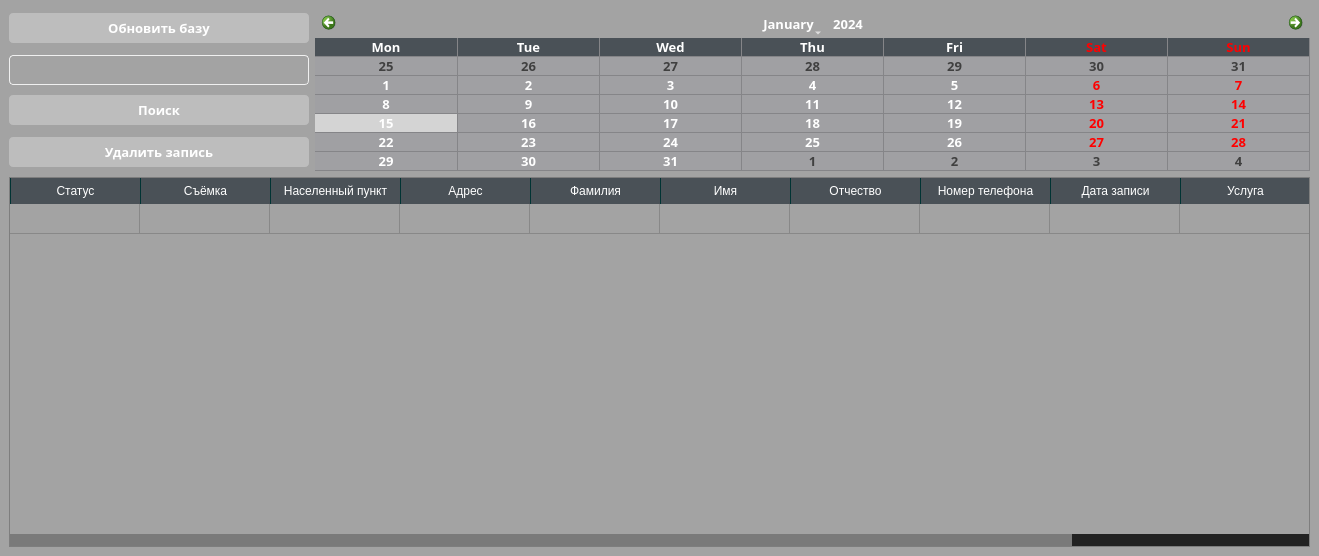
<?xml version="1.0" encoding="UTF-8"?>
<ui version="4.0">
 <class>viewAllFormUi</class>
 <widget class="QMainWindow" name="viewAllFormUi">
  <property name="geometry">
   <rect>
    <x>0</x>
    <y>0</y>
    <width>1319</width>
    <height>556</height>
   </rect>
  </property>
  <property name="font">
   <font>
    <family>Kartika</family>
    <pointsize>10</pointsize>
    <weight>75</weight>
    <bold>true</bold>
   </font>
  </property>
  <property name="windowTitle">
   <string>База данных</string>
  </property>
  <property name="styleSheet">
   <string notr="true">/*-----QWidget-----*/
QWidget
{
	background-color: #a3a3a3;
	color: #fff;
	selection-background-color: #fff;
	selection-color: #000;

}


/*-----QLabel-----*/
QLabel
{
	background-color: transparent;
	color: #fff;

}


/*-----QToolButton-----*/
QToolButton 
{
	background-color: transparent;
	color: #fff;
	padding: 3px;
	margin-left: 1px;
}


QToolButton:hover
{
	background-color: rgba(70,162,218,50%);
	border: 1px solid #46a2da;
	color: #000;
	
}


QToolButton:pressed
{
	background-color: #727272;
	border: 1px solid #46a2da;

}


QToolButton:checked
{
	background-color: #727272;
	border: 1px solid #222;
}


/*-----QPushButton-----*/
QPushButton
{
	background-color: #bdbdbd;
	color: #fff;
	min-width: 80px;
	border-radius: 4px;
	padding: 5px;

}


QPushButton::flat
{
	background-color: transparent;
	border: none;
	color: #000;

}


QPushButton::disabled
{
	background-color: #606060;
	color: #959595;
	border-color: #051a39;

}


QPushButton::hover
{
	background-color: #707070;
	border: 1px solid #fff;

}


QPushButton::pressed
{
	background-color: #bdbdbd;
	border: 1px solid #fff;

}


QPushButton::checked
{
	background-color: #707070;
	border: 1px solid #fff;

}


/*-----QLineEdit-----*/
QLineEdit
{
	background-color: #lightgray;
	color : #fff;
	border: 1px solid #f0f0f0;
	padding: 3px;
	padding-left: 5px;
	border-radius: 4px;

}


/*-----QPlainTExtEdit-----*/
QPlainTextEdit
{
	background-color: #575757;
	color : #fff;
	border: 1px solid #f0f0f0;
	padding: 3px;
	padding-left: 5px;
	border-radius: 4px;

}
QTextEdit
{
	background-color: #lightgray;
	border-radius: 4px;
	border: 1px solid #f0f0f0;
}

/*-----QToolBox-----*/
QToolBox
{
	background-color: transparent;
	border: 1px solid #f0f0f0;

}


QToolBox::tab
{
	background-color: #002b2b;
	border: 1px solid #f0f0f0;

}


QToolBox::tab:hover
{
	background-color: #006d6d;
	border: 1px solid #f0f0f0;

}


/*-----QComboBox-----*/
QComboBox
{
    background-color: #lightgray;
    padding-left: 6px;
    color: #fff;
    height: 20px;
	border-radius: 4px;
	border: 1px solid #f0f0f0;

}

QComboBox::drop-down 
{
    border: 0px; /* This seems to replace the whole arrow of the combo box */
	background-color: #lightgray;
}

/* Define a new custom arrow icon for the combo box */
QComboBox::down-arrow {
	background-color: #lightgray;
    width: 14px;
    height: 14px;
}

QComboBox::disabled
{
	background-color: #575757;
	color: #656565;
	border-color: #051a39;

}


QComboBox:on
{
    background-color: #4a5157;
	color: #fff;

}


QComboBox QAbstractItemView
{
    background-color: #4a5157;
    color: #fff;
    selection-background-color: #002b2b;
	selection-color: #fff;
    outline: 0;

}


QComboBox::drop-down
{
	background-color: #4a5157;
    subcontrol-origin: padding;
    subcontrol-position: top right;
	border-radius: 4px;
    width: 15px;

}



QDateEdit
{
		background-color: #lightgray;
		border: 1px solid #f0f0f0;
		border-radius: 4px;
}



/*-----QHeaderView-----*/
QHeaderView::section
{
    background-color: #4a5157;
	border: none;
    color: #fff;
	padding: 4px;
	
}


QHeaderView::section:disabled
{
    background-color: #525251;
    color: #656565;

}


QHeaderView::section:checked
{
    background-color: qlineargradient(spread:repeat, x1:1, y1:0, x2:1, y2:1, stop:0 rgba(227, 227, 227, 255),stop:1 rgba(187, 187, 187, 255));
    color: #000;

}


QHeaderView::section::vertical::first,
QHeaderView::section::vertical::only-one
{
    border-left: 1px solid #003333;

}


QHeaderView::section::vertical
{
    border-left: 1px solid #003333;
}


QHeaderView::section::horizontal::first,
QHeaderView::section::horizontal::only-one
{
    border-left: 1px solid #003333;

}


QHeaderView::section::horizontal
{
    border-left: 1px solid #003333;

}


QTableCornerButton::section
{
    background-color: qlineargradient(spread:repeat, x1:1, y1:0, x2:1, y2:1, stop:0 rgba(227, 227, 227, 255),stop:1 rgba(187, 187, 187, 255));
	border: 1px solid #000;
    color: #fff;

}


/*-----QCalendarWidget-----*/
QCalendarWidget QToolButton
{
  	background-color: transparent;
  	color: white;

}


QCalendarWidget QToolButton::hover
{
	background-color: #006666;
	border: 1px solid #006666;
	color: #fff;

}


QCalendarWidget QMenu 
{
	width: 120px;
	left: 20px;
	color: white;

}


QCalendarWidget QWidget 
{ 
	alternate-background-color: #4a5157; 
	color: #fff;

}


QCalendarWidget QAbstractItemView:enabled 
{
	color: #fff;  
	background-color: #a0a0a3;  
	selection-background-color: #d4d4d4; 
	selection-color: #fff; 

}


QCalendarWidget QAbstractItemView:disabled 
{ 
	color: #404040; 

}


/*-----QTreeWidget-----*/
QTreeView
{
	show-decoration-selected: 0;
	alternate-background-color: transparent;
	background-color: transparent;
   	border: none;
	color: #fff;
	font: 8pt;

}


QTreeView::item:selected
{
	color:#fff;
	background-color: #002b2b;
	border-radius: 0px;

}


QTreeView::item:!selected:hover
{
    background-color: #5e5e5e;
    border: none;
    color: white;

}


QTreeView::branch:has-children:!has-siblings:closed,
QTreeView::branch:closed:has-children:has-siblings 
{
	image: url(://tree-closed.png);

}


QTreeView::branch:open:has-children:!has-siblings,
QTreeView::branch:open:has-children:has-siblings  
{
	image: url(://tree-open.png);

}


/*-----QListView-----*/
QListView 
{
	background-color: transparent;
	alternate-background-color: transparent;
    border : none;
    color: #fff;
    show-decoration-selected: 1; 
    outline: 0;
   	border: 1px solid #f0f0f0;

}


QListView::disabled 
{
	background-color: #656565;
	color: #1b1b1b;
    border: 1px solid #656565;

}


QListView::item 
{
	background-color: transparent;
    padding: 1px;

}


QListView::item:selected 
{
	background-color: #002b2b;
	border: 1px solid #002b2b;
	color: #fff;

}


QListView::item:selected:!active 
{
	background-color: #002b2b;
	border: 1px solid #002b2b;
	color: #fff;

}


QListView::item:selected:active 
{
	background-color: #002b2b;
	border: 1px solid #002b2b;
	color: #fff;

}


QListView::item:hover {
    background-color: #5e5e5e;
    border: none;
    color: #000;

}


/*-----QCheckBox-----*/
QCheckBox
{
	background-color: transparent;
    color: #fff;
	border: none;

}


QCheckBox::indicator
{
    background-color: lightgray;
    border: 1px solid #000;
    width: 12px;
    height: 12px;

}


QCheckBox::indicator:checked
{
    image:url(&quot;./ressources/check.png&quot;);
	background-color: #002b2b;
    border: 1px solid #3a546e;

}


QCheckBox::indicator:unchecked:hover
{
	border: 1px solid #46a2da; 

}


QCheckBox::disabled
{
	color: #656565;

}


QCheckBox::indicator:disabled
{
	background-color: #656565;
	color: #656565;
    border: 1px solid #656565;

}


/*-----QRadioButton-----*/
QRadioButton 
{
	color: #fff;
	background-color: transparent;

}


QRadioButton::indicator::unchecked:hover 
{
	background-color: #d3d3d3;
	border: 2px solid #002b2b;
	border-radius: 6px;
}


QRadioButton::indicator::checked 
{
	border: 2px solid #52beff;
	border-radius: 6px;
	background-color: #002b2b;  
	width: 9px; 
	height: 9px; 

}


/*-----QScrollBar-----*/
QScrollBar:vertical 
{
   border: none;
   width: 12px;

}


QScrollBar::handle:vertical 
{
   border: none;
   border-radius : 0px;
   background-color: #7a7a7a;
   min-height: 80px;
   width : 12px;

}


QScrollBar::handle:vertical:pressed
{
   background-color: #5d5f60; 

}


QScrollBar::add-line:vertical
{
   border: none;
   background: transparent;
   height: 0px;
   subcontrol-position: bottom;
   subcontrol-origin: margin;

}


QScrollBar::add-line:vertical:hover 
{
   background-color: transparent;

}


QScrollBar::add-line:vertical:pressed 
{
   background-color: #3f3f3f;

}


QScrollBar::sub-line:vertical
{
   border: none;
   background: transparent;
   height: 0px;

}


QScrollBar::sub-line:vertical:hover 
{
   background-color: transparent;

}


QScrollBar::sub-line:vertical:pressed 
{
   background-color: #3f3f3f;

}


QScrollBar::up-arrow:vertical
{
   width: 0px;
   height: 0px;
   background: transparent;

}


QScrollBar::down-arrow:vertical 
{
   width: 0px;
   height: 0px;
   background: transparent;

}


QScrollBar::add-page:vertical, QScrollBar::sub-page:vertical
{
   background-color: #222222;
	
}


QScrollBar:horizontal 
{
   border: none;
   height: 12px;

}


QScrollBar::handle:horizontal 
{
   border: none;
   border-radius : 0px;
   background-color: #7a7a7a;
   min-height: 80px;
   height : 12px;

}


QScrollBar::handle:horizontal:pressed
{
   background-color: #5d5f60; 

}


QScrollBar::add-line:horizontal
{
   border: none;
   background: transparent;
   height: 0px;
   subcontrol-position: bottom;
   subcontrol-origin: margin;

}


QScrollBar::add-line:horizontal:hover 
{
   background-color: transparent;

}


QScrollBar::add-line:horizontal:pressed 
{
   background-color: #3f3f3f;

}


QScrollBar::sub-line:horizontal
{
   border: none;
   background: transparent;
   height: 0px;

}


QScrollBar::sub-line:horizontal:hover 
{
   background-color: transparent;

}


QScrollBar::sub-line:horizontal:pressed 
{
   background-color: #3f3f3f;

}


QScrollBar::up-arrow:horizontal
{
   width: 0px;
   height: 0px;
   background: transparent;

}


QScrollBar::down-arrow:horizontal 
{
   width: 0px;
   height: 0px;
   background: transparent;

}


QScrollBar::add-page:horizontal, QScrollBar::sub-page:horizontal
{
   background-color: #222222;
	
}

</string>
  </property>
  <widget class="QWidget" name="centralwidget">
   <property name="styleSheet">
    <string notr="true"/>
   </property>
   <layout class="QGridLayout" name="gridLayout">
    <item row="9" column="1" rowspan="4" colspan="2">
     <widget class="QTableWidget" name="tableWidget">
      <property name="minimumSize">
       <size>
        <width>1300</width>
        <height>300</height>
       </size>
      </property>
      <property name="palette">
       <palette>
        <active>
         <colorrole role="WindowText">
          <brush brushstyle="SolidPattern">
           <color alpha="255">
            <red>255</red>
            <green>255</green>
            <blue>255</blue>
           </color>
          </brush>
         </colorrole>
         <colorrole role="Button">
          <brush brushstyle="SolidPattern">
           <color alpha="255">
            <red>163</red>
            <green>163</green>
            <blue>163</blue>
           </color>
          </brush>
         </colorrole>
         <colorrole role="Text">
          <brush brushstyle="SolidPattern">
           <color alpha="255">
            <red>255</red>
            <green>255</green>
            <blue>255</blue>
           </color>
          </brush>
         </colorrole>
         <colorrole role="ButtonText">
          <brush brushstyle="SolidPattern">
           <color alpha="255">
            <red>255</red>
            <green>255</green>
            <blue>255</blue>
           </color>
          </brush>
         </colorrole>
         <colorrole role="Base">
          <brush brushstyle="SolidPattern">
           <color alpha="255">
            <red>163</red>
            <green>163</green>
            <blue>163</blue>
           </color>
          </brush>
         </colorrole>
         <colorrole role="Window">
          <brush brushstyle="SolidPattern">
           <color alpha="255">
            <red>163</red>
            <green>163</green>
            <blue>163</blue>
           </color>
          </brush>
         </colorrole>
         <colorrole role="Highlight">
          <brush brushstyle="SolidPattern">
           <color alpha="255">
            <red>255</red>
            <green>255</green>
            <blue>255</blue>
           </color>
          </brush>
         </colorrole>
         <colorrole role="HighlightedText">
          <brush brushstyle="SolidPattern">
           <color alpha="255">
            <red>0</red>
            <green>0</green>
            <blue>0</blue>
           </color>
          </brush>
         </colorrole>
        </active>
        <inactive>
         <colorrole role="WindowText">
          <brush brushstyle="SolidPattern">
           <color alpha="255">
            <red>255</red>
            <green>255</green>
            <blue>255</blue>
           </color>
          </brush>
         </colorrole>
         <colorrole role="Button">
          <brush brushstyle="SolidPattern">
           <color alpha="255">
            <red>163</red>
            <green>163</green>
            <blue>163</blue>
           </color>
          </brush>
         </colorrole>
         <colorrole role="Text">
          <brush brushstyle="SolidPattern">
           <color alpha="255">
            <red>255</red>
            <green>255</green>
            <blue>255</blue>
           </color>
          </brush>
         </colorrole>
         <colorrole role="ButtonText">
          <brush brushstyle="SolidPattern">
           <color alpha="255">
            <red>255</red>
            <green>255</green>
            <blue>255</blue>
           </color>
          </brush>
         </colorrole>
         <colorrole role="Base">
          <brush brushstyle="SolidPattern">
           <color alpha="255">
            <red>163</red>
            <green>163</green>
            <blue>163</blue>
           </color>
          </brush>
         </colorrole>
         <colorrole role="Window">
          <brush brushstyle="SolidPattern">
           <color alpha="255">
            <red>163</red>
            <green>163</green>
            <blue>163</blue>
           </color>
          </brush>
         </colorrole>
         <colorrole role="Highlight">
          <brush brushstyle="SolidPattern">
           <color alpha="255">
            <red>255</red>
            <green>255</green>
            <blue>255</blue>
           </color>
          </brush>
         </colorrole>
         <colorrole role="HighlightedText">
          <brush brushstyle="SolidPattern">
           <color alpha="255">
            <red>0</red>
            <green>0</green>
            <blue>0</blue>
           </color>
          </brush>
         </colorrole>
        </inactive>
        <disabled>
         <colorrole role="WindowText">
          <brush brushstyle="SolidPattern">
           <color alpha="255">
            <red>255</red>
            <green>255</green>
            <blue>255</blue>
           </color>
          </brush>
         </colorrole>
         <colorrole role="Button">
          <brush brushstyle="SolidPattern">
           <color alpha="255">
            <red>163</red>
            <green>163</green>
            <blue>163</blue>
           </color>
          </brush>
         </colorrole>
         <colorrole role="Text">
          <brush brushstyle="SolidPattern">
           <color alpha="255">
            <red>255</red>
            <green>255</green>
            <blue>255</blue>
           </color>
          </brush>
         </colorrole>
         <colorrole role="ButtonText">
          <brush brushstyle="SolidPattern">
           <color alpha="255">
            <red>255</red>
            <green>255</green>
            <blue>255</blue>
           </color>
          </brush>
         </colorrole>
         <colorrole role="Base">
          <brush brushstyle="SolidPattern">
           <color alpha="255">
            <red>163</red>
            <green>163</green>
            <blue>163</blue>
           </color>
          </brush>
         </colorrole>
         <colorrole role="Window">
          <brush brushstyle="SolidPattern">
           <color alpha="255">
            <red>163</red>
            <green>163</green>
            <blue>163</blue>
           </color>
          </brush>
         </colorrole>
         <colorrole role="Highlight">
          <brush brushstyle="SolidPattern">
           <color alpha="255">
            <red>255</red>
            <green>255</green>
            <blue>255</blue>
           </color>
          </brush>
         </colorrole>
         <colorrole role="HighlightedText">
          <brush brushstyle="SolidPattern">
           <color alpha="255">
            <red>0</red>
            <green>0</green>
            <blue>0</blue>
           </color>
          </brush>
         </colorrole>
        </disabled>
       </palette>
      </property>
      <property name="font">
       <font>
        <family>Kartika</family>
        <pointsize>10</pointsize>
        <weight>75</weight>
        <bold>true</bold>
        <underline>false</underline>
        <strikeout>false</strikeout>
       </font>
      </property>
      <attribute name="horizontalHeaderDefaultSectionSize">
       <number>130</number>
      </attribute>
      <attribute name="horizontalHeaderHighlightSections">
       <bool>true</bool>
      </attribute>
      <attribute name="horizontalHeaderMinimumSectionSize">
       <number>50</number>
      </attribute>
      <attribute name="horizontalHeaderShowSortIndicator" stdset="0">
       <bool>true</bool>
      </attribute>
      <attribute name="horizontalHeaderStretchLastSection">
       <bool>true</bool>
      </attribute>
      <attribute name="verticalHeaderVisible">
       <bool>false</bool>
      </attribute>
      <attribute name="verticalHeaderShowSortIndicator" stdset="0">
       <bool>false</bool>
      </attribute>
      <attribute name="verticalHeaderStretchLastSection">
       <bool>false</bool>
      </attribute>
      <row>
       <property name="text">
        <string>New Row</string>
       </property>
      </row>
      <column>
       <property name="text">
        <string>Статус</string>
       </property>
      </column>
      <column>
       <property name="text">
        <string>Съёмка</string>
       </property>
      </column>
      <column>
       <property name="text">
        <string>Населенный пункт</string>
       </property>
      </column>
      <column>
       <property name="text">
        <string>Адрес</string>
       </property>
      </column>
      <column>
       <property name="text">
        <string>Фамилия</string>
       </property>
      </column>
      <column>
       <property name="text">
        <string>Имя</string>
       </property>
      </column>
      <column>
       <property name="text">
        <string>Отчество</string>
       </property>
      </column>
      <column>
       <property name="text">
        <string>Номер телефона</string>
       </property>
      </column>
      <column>
       <property name="text">
        <string>Дата записи</string>
       </property>
      </column>
      <column>
       <property name="text">
        <string>Услуга</string>
       </property>
      </column>
      <column>
       <property name="text">
        <string>id</string>
       </property>
      </column>
     </widget>
    </item>
    <item row="6" column="1">
     <widget class="QPushButton" name="pushButtonDelete">
      <property name="sizePolicy">
       <sizepolicy hsizetype="Fixed" vsizetype="Fixed">
        <horstretch>0</horstretch>
        <verstretch>0</verstretch>
       </sizepolicy>
      </property>
      <property name="minimumSize">
       <size>
        <width>90</width>
        <height>30</height>
       </size>
      </property>
      <property name="maximumSize">
       <size>
        <width>300</width>
        <height>30</height>
       </size>
      </property>
      <property name="font">
       <font>
        <family>Kartika</family>
        <pointsize>10</pointsize>
        <weight>75</weight>
        <bold>true</bold>
       </font>
      </property>
      <property name="text">
       <string>Удалить запись</string>
      </property>
     </widget>
    </item>
    <item row="4" column="1">
     <widget class="QLineEdit" name="lineEditSearch">
      <property name="sizePolicy">
       <sizepolicy hsizetype="Fixed" vsizetype="Fixed">
        <horstretch>0</horstretch>
        <verstretch>0</verstretch>
       </sizepolicy>
      </property>
      <property name="minimumSize">
       <size>
        <width>300</width>
        <height>30</height>
       </size>
      </property>
      <property name="maximumSize">
       <size>
        <width>300</width>
        <height>30</height>
       </size>
      </property>
      <property name="font">
       <font>
        <family>Kartika</family>
        <pointsize>10</pointsize>
        <weight>75</weight>
        <bold>true</bold>
       </font>
      </property>
     </widget>
    </item>
    <item row="5" column="1">
     <widget class="QPushButton" name="pushButtonSearch">
      <property name="sizePolicy">
       <sizepolicy hsizetype="Fixed" vsizetype="Fixed">
        <horstretch>0</horstretch>
        <verstretch>0</verstretch>
       </sizepolicy>
      </property>
      <property name="minimumSize">
       <size>
        <width>90</width>
        <height>30</height>
       </size>
      </property>
      <property name="maximumSize">
       <size>
        <width>300</width>
        <height>30</height>
       </size>
      </property>
      <property name="palette">
       <palette>
        <active>
         <colorrole role="WindowText">
          <brush brushstyle="SolidPattern">
           <color alpha="255">
            <red>255</red>
            <green>255</green>
            <blue>255</blue>
           </color>
          </brush>
         </colorrole>
         <colorrole role="Button">
          <brush brushstyle="SolidPattern">
           <color alpha="255">
            <red>189</red>
            <green>189</green>
            <blue>189</blue>
           </color>
          </brush>
         </colorrole>
         <colorrole role="Text">
          <brush brushstyle="SolidPattern">
           <color alpha="255">
            <red>255</red>
            <green>255</green>
            <blue>255</blue>
           </color>
          </brush>
         </colorrole>
         <colorrole role="ButtonText">
          <brush brushstyle="SolidPattern">
           <color alpha="255">
            <red>255</red>
            <green>255</green>
            <blue>255</blue>
           </color>
          </brush>
         </colorrole>
         <colorrole role="Base">
          <brush brushstyle="SolidPattern">
           <color alpha="255">
            <red>189</red>
            <green>189</green>
            <blue>189</blue>
           </color>
          </brush>
         </colorrole>
         <colorrole role="Window">
          <brush brushstyle="SolidPattern">
           <color alpha="255">
            <red>189</red>
            <green>189</green>
            <blue>189</blue>
           </color>
          </brush>
         </colorrole>
         <colorrole role="Highlight">
          <brush brushstyle="SolidPattern">
           <color alpha="255">
            <red>255</red>
            <green>255</green>
            <blue>255</blue>
           </color>
          </brush>
         </colorrole>
         <colorrole role="HighlightedText">
          <brush brushstyle="SolidPattern">
           <color alpha="255">
            <red>0</red>
            <green>0</green>
            <blue>0</blue>
           </color>
          </brush>
         </colorrole>
        </active>
        <inactive>
         <colorrole role="WindowText">
          <brush brushstyle="SolidPattern">
           <color alpha="255">
            <red>255</red>
            <green>255</green>
            <blue>255</blue>
           </color>
          </brush>
         </colorrole>
         <colorrole role="Button">
          <brush brushstyle="SolidPattern">
           <color alpha="255">
            <red>189</red>
            <green>189</green>
            <blue>189</blue>
           </color>
          </brush>
         </colorrole>
         <colorrole role="Text">
          <brush brushstyle="SolidPattern">
           <color alpha="255">
            <red>255</red>
            <green>255</green>
            <blue>255</blue>
           </color>
          </brush>
         </colorrole>
         <colorrole role="ButtonText">
          <brush brushstyle="SolidPattern">
           <color alpha="255">
            <red>255</red>
            <green>255</green>
            <blue>255</blue>
           </color>
          </brush>
         </colorrole>
         <colorrole role="Base">
          <brush brushstyle="SolidPattern">
           <color alpha="255">
            <red>189</red>
            <green>189</green>
            <blue>189</blue>
           </color>
          </brush>
         </colorrole>
         <colorrole role="Window">
          <brush brushstyle="SolidPattern">
           <color alpha="255">
            <red>189</red>
            <green>189</green>
            <blue>189</blue>
           </color>
          </brush>
         </colorrole>
         <colorrole role="Highlight">
          <brush brushstyle="SolidPattern">
           <color alpha="255">
            <red>255</red>
            <green>255</green>
            <blue>255</blue>
           </color>
          </brush>
         </colorrole>
         <colorrole role="HighlightedText">
          <brush brushstyle="SolidPattern">
           <color alpha="255">
            <red>0</red>
            <green>0</green>
            <blue>0</blue>
           </color>
          </brush>
         </colorrole>
        </inactive>
        <disabled>
         <colorrole role="WindowText">
          <brush brushstyle="SolidPattern">
           <color alpha="255">
            <red>149</red>
            <green>149</green>
            <blue>149</blue>
           </color>
          </brush>
         </colorrole>
         <colorrole role="Button">
          <brush brushstyle="SolidPattern">
           <color alpha="255">
            <red>96</red>
            <green>96</green>
            <blue>96</blue>
           </color>
          </brush>
         </colorrole>
         <colorrole role="Text">
          <brush brushstyle="SolidPattern">
           <color alpha="255">
            <red>149</red>
            <green>149</green>
            <blue>149</blue>
           </color>
          </brush>
         </colorrole>
         <colorrole role="ButtonText">
          <brush brushstyle="SolidPattern">
           <color alpha="255">
            <red>149</red>
            <green>149</green>
            <blue>149</blue>
           </color>
          </brush>
         </colorrole>
         <colorrole role="Base">
          <brush brushstyle="SolidPattern">
           <color alpha="255">
            <red>96</red>
            <green>96</green>
            <blue>96</blue>
           </color>
          </brush>
         </colorrole>
         <colorrole role="Window">
          <brush brushstyle="SolidPattern">
           <color alpha="255">
            <red>96</red>
            <green>96</green>
            <blue>96</blue>
           </color>
          </brush>
         </colorrole>
         <colorrole role="Highlight">
          <brush brushstyle="SolidPattern">
           <color alpha="255">
            <red>255</red>
            <green>255</green>
            <blue>255</blue>
           </color>
          </brush>
         </colorrole>
         <colorrole role="HighlightedText">
          <brush brushstyle="SolidPattern">
           <color alpha="255">
            <red>0</red>
            <green>0</green>
            <blue>0</blue>
           </color>
          </brush>
         </colorrole>
        </disabled>
       </palette>
      </property>
      <property name="font">
       <font>
        <family>Kartika</family>
        <pointsize>10</pointsize>
        <weight>75</weight>
        <bold>true</bold>
       </font>
      </property>
      <property name="text">
       <string>Поиск</string>
      </property>
     </widget>
    </item>
    <item row="3" column="1">
     <widget class="QPushButton" name="pushButtonUpdate">
      <property name="sizePolicy">
       <sizepolicy hsizetype="Fixed" vsizetype="Fixed">
        <horstretch>0</horstretch>
        <verstretch>0</verstretch>
       </sizepolicy>
      </property>
      <property name="minimumSize">
       <size>
        <width>90</width>
        <height>30</height>
       </size>
      </property>
      <property name="maximumSize">
       <size>
        <width>300</width>
        <height>30</height>
       </size>
      </property>
      <property name="font">
       <font>
        <family>Kartika</family>
        <pointsize>10</pointsize>
        <weight>75</weight>
        <bold>true</bold>
       </font>
      </property>
      <property name="text">
       <string>Обновить базу</string>
      </property>
     </widget>
    </item>
    <item row="3" column="2" rowspan="4">
     <widget class="QCalendarWidget" name="calendarWidget">
      <property name="font">
       <font>
        <family>Kartika</family>
        <pointsize>10</pointsize>
        <weight>75</weight>
        <bold>true</bold>
       </font>
      </property>
      <property name="gridVisible">
       <bool>true</bool>
      </property>
      <property name="horizontalHeaderFormat">
       <enum>QCalendarWidget::ShortDayNames</enum>
      </property>
      <property name="verticalHeaderFormat">
       <enum>QCalendarWidget::NoVerticalHeader</enum>
      </property>
      <property name="navigationBarVisible">
       <bool>true</bool>
      </property>
      <property name="dateEditEnabled">
       <bool>true</bool>
      </property>
     </widget>
    </item>
   </layout>
  </widget>
 </widget>
 <resources/>
 <connections/>
</ui>
